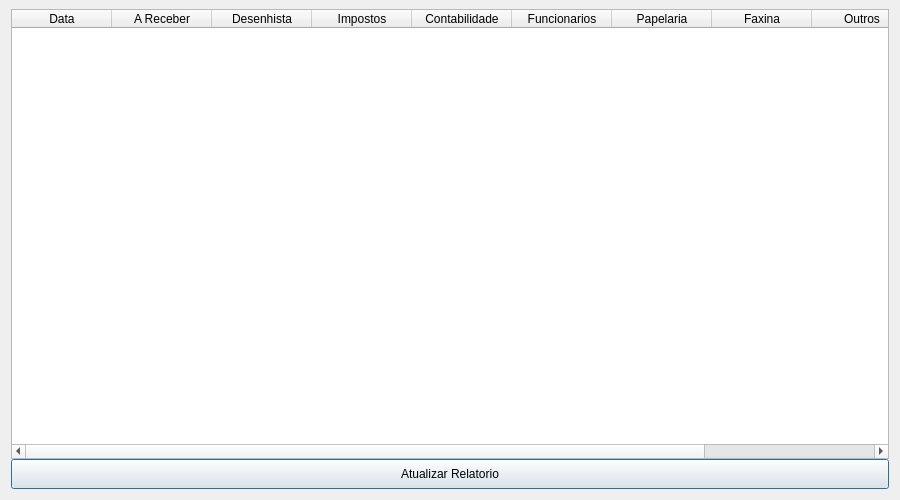
<?xml version="1.0" encoding="UTF-8"?>
<ui version="4.0">
 <class>Dialog</class>
 <widget class="QDialog" name="Dialog">
  <property name="geometry">
   <rect>
    <x>0</x>
    <y>0</y>
    <width>900</width>
    <height>500</height>
   </rect>
  </property>
  <property name="minimumSize">
   <size>
    <width>900</width>
    <height>300</height>
   </size>
  </property>
  <property name="maximumSize">
   <size>
    <width>900</width>
    <height>500</height>
   </size>
  </property>
  <property name="windowTitle">
   <string>Dialog</string>
  </property>
  <layout class="QVBoxLayout" name="verticalLayout">
   <property name="spacing">
    <number>0</number>
   </property>
   <property name="topMargin">
    <number>9</number>
   </property>
   <item>
    <widget class="QTableWidget" name="tableWidget">
     <property name="editTriggers">
      <set>QAbstractItemView::DoubleClicked</set>
     </property>
     <property name="alternatingRowColors">
      <bool>true</bool>
     </property>
     <property name="selectionMode">
      <enum>QAbstractItemView::NoSelection</enum>
     </property>
     <property name="textElideMode">
      <enum>Qt::ElideNone</enum>
     </property>
     <property name="wordWrap">
      <bool>true</bool>
     </property>
     <attribute name="horizontalHeaderStretchLastSection">
      <bool>false</bool>
     </attribute>
     <attribute name="verticalHeaderStretchLastSection">
      <bool>false</bool>
     </attribute>
     <column>
      <property name="text">
       <string>Data</string>
      </property>
     </column>
     <column>
      <property name="text">
       <string>A Receber</string>
      </property>
     </column>
     <column>
      <property name="text">
       <string>Desenhista</string>
      </property>
     </column>
     <column>
      <property name="text">
       <string>Impostos</string>
      </property>
     </column>
     <column>
      <property name="text">
       <string>Contabilidade</string>
      </property>
     </column>
     <column>
      <property name="text">
       <string>Funcionarios</string>
      </property>
     </column>
     <column>
      <property name="text">
       <string>Papelaria</string>
      </property>
     </column>
     <column>
      <property name="text">
       <string>Faxina</string>
      </property>
     </column>
     <column>
      <property name="text">
       <string>Outros</string>
      </property>
     </column>
     <column>
      <property name="text">
       <string>Relatório</string>
      </property>
     </column>
    </widget>
   </item>
   <item>
    <widget class="QPushButton" name="btn_reload">
     <property name="minimumSize">
      <size>
       <width>0</width>
       <height>30</height>
      </size>
     </property>
     <property name="text">
      <string>Atualizar Relatorio</string>
     </property>
    </widget>
   </item>
  </layout>
 </widget>
 <resources/>
 <connections/>
</ui>
